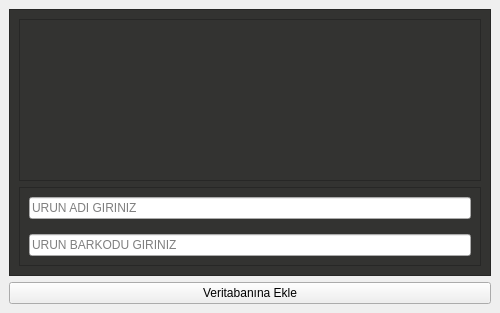
<?xml version="1.0" encoding="UTF-8"?>
<ui version="4.0">
 <class>MainWindow</class>
 <widget class="QMainWindow" name="MainWindow">
  <property name="windowModality">
   <enum>Qt::WindowModality::NonModal</enum>
  </property>
  <property name="geometry">
   <rect>
    <x>0</x>
    <y>0</y>
    <width>500</width>
    <height>313</height>
   </rect>
  </property>
  <property name="maximumSize">
   <size>
    <width>500</width>
    <height>313</height>
   </size>
  </property>
  <property name="windowTitle">
   <string>MainWindow</string>
  </property>
  <property name="layoutDirection">
   <enum>Qt::LayoutDirection::LeftToRight</enum>
  </property>
  <property name="styleSheet">
   <string notr="true">QFrame {
	
	background-color: rgb(51, 51, 49)
}</string>
  </property>
  <widget class="QWidget" name="centralwidget">
   <layout class="QVBoxLayout" name="verticalLayout">
    <item>
     <widget class="QFrame" name="frame">
      <property name="frameShape">
       <enum>QFrame::Shape::StyledPanel</enum>
      </property>
      <property name="frameShadow">
       <enum>QFrame::Shadow::Raised</enum>
      </property>
      <layout class="QVBoxLayout" name="verticalLayout_4">
       <item>
        <widget class="QFrame" name="frame_2">
         <property name="frameShape">
          <enum>QFrame::Shape::StyledPanel</enum>
         </property>
         <property name="frameShadow">
          <enum>QFrame::Shadow::Raised</enum>
         </property>
         <layout class="QVBoxLayout" name="verticalLayout_2">
          <item>
           <widget class="QLabel" name="label">
            <property name="text">
             <string/>
            </property>
            <property name="pixmap">
             <pixmap>:/main/main_screen_text.png</pixmap>
            </property>
            <property name="alignment">
             <set>Qt::AlignmentFlag::AlignCenter</set>
            </property>
           </widget>
          </item>
          <item>
           <widget class="QLabel" name="label_2">
            <property name="text">
             <string/>
            </property>
            <property name="pixmap">
             <pixmap>:/main/db.png</pixmap>
            </property>
            <property name="alignment">
             <set>Qt::AlignmentFlag::AlignCenter</set>
            </property>
           </widget>
          </item>
          <item>
           <spacer name="verticalSpacer">
            <property name="orientation">
             <enum>Qt::Orientation::Vertical</enum>
            </property>
            <property name="sizeHint" stdset="0">
             <size>
              <width>0</width>
              <height>40</height>
             </size>
            </property>
           </spacer>
          </item>
         </layout>
        </widget>
       </item>
       <item>
        <widget class="QFrame" name="frame_3">
         <property name="frameShape">
          <enum>QFrame::Shape::StyledPanel</enum>
         </property>
         <property name="frameShadow">
          <enum>QFrame::Shadow::Raised</enum>
         </property>
         <layout class="QVBoxLayout" name="verticalLayout_3">
          <property name="spacing">
           <number>15</number>
          </property>
          <item>
           <widget class="QLineEdit" name="item_name">
            <property name="text">
             <string/>
            </property>
            <property name="maxLength">
             <number>35</number>
            </property>
            <property name="placeholderText">
             <string>URUN ADI GIRINIZ</string>
            </property>
           </widget>
          </item>
          <item>
           <widget class="QLineEdit" name="item_barcode">
            <property name="text">
             <string/>
            </property>
            <property name="maxLength">
             <number>20</number>
            </property>
            <property name="placeholderText">
             <string>URUN BARKODU GIRINIZ</string>
            </property>
           </widget>
          </item>
         </layout>
        </widget>
       </item>
      </layout>
     </widget>
    </item>
    <item>
     <widget class="QPushButton" name="add_button">
      <property name="text">
       <string>Veritabanına Ekle</string>
      </property>
     </widget>
    </item>
   </layout>
  </widget>
 </widget>
 <resources>
  <include location="resources/resource.qrc"/>
 </resources>
 <connections/>
</ui>
